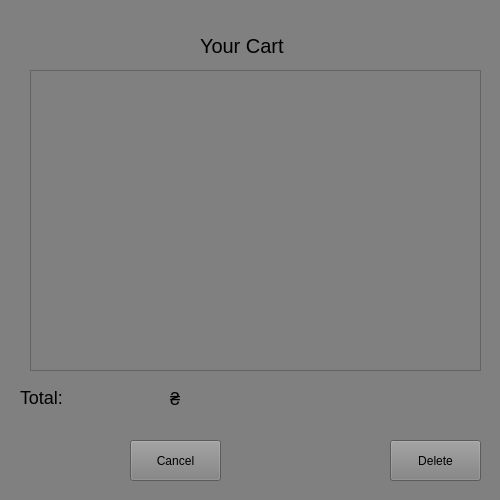
<?xml version="1.0" encoding="UTF-8"?>
<ui version="4.0">
 <class>CartWindow</class>
 <widget class="QWidget" name="CartWindow">
  <property name="geometry">
   <rect>
    <x>0</x>
    <y>0</y>
    <width>500</width>
    <height>500</height>
   </rect>
  </property>
  <property name="minimumSize">
   <size>
    <width>500</width>
    <height>500</height>
   </size>
  </property>
  <property name="maximumSize">
   <size>
    <width>500</width>
    <height>500</height>
   </size>
  </property>
  <property name="windowTitle">
   <string>Form</string>
  </property>
  <property name="styleSheet">
   <string notr="true">background-color: #808080;</string>
  </property>
  <widget class="QLabel" name="label">
   <property name="geometry">
    <rect>
     <x>200</x>
     <y>30</y>
     <width>91</width>
     <height>31</height>
    </rect>
   </property>
   <property name="styleSheet">
    <string notr="true">font-size: 20px;</string>
   </property>
   <property name="text">
    <string>Your Cart</string>
   </property>
  </widget>
  <widget class="QPushButton" name="Cart_cancel_btn">
   <property name="geometry">
    <rect>
     <x>130</x>
     <y>440</y>
     <width>91</width>
     <height>41</height>
    </rect>
   </property>
   <property name="text">
    <string>Cancel</string>
   </property>
  </widget>
  <widget class="QPushButton" name="Cart_Delete_Btn">
   <property name="geometry">
    <rect>
     <x>390</x>
     <y>440</y>
     <width>91</width>
     <height>41</height>
    </rect>
   </property>
   <property name="text">
    <string>Delete</string>
   </property>
  </widget>
  <widget class="QListWidget" name="CartlistWidget">
   <property name="geometry">
    <rect>
     <x>30</x>
     <y>70</y>
     <width>451</width>
     <height>301</height>
    </rect>
   </property>
  </widget>
  <widget class="QLabel" name="label_2">
   <property name="geometry">
    <rect>
     <x>20</x>
     <y>389</y>
     <width>51</width>
     <height>16</height>
    </rect>
   </property>
   <property name="styleSheet">
    <string notr="true">font-size: 18px
</string>
   </property>
   <property name="text">
    <string>Total:</string>
   </property>
  </widget>
  <widget class="QLabel" name="total_sum">
   <property name="geometry">
    <rect>
     <x>73</x>
     <y>390</y>
     <width>91</width>
     <height>16</height>
    </rect>
   </property>
   <property name="styleSheet">
    <string notr="true">font-size: 18px
</string>
   </property>
   <property name="text">
    <string>&lt;sum&gt;</string>
   </property>
  </widget>
  <widget class="QLabel" name="label_4">
   <property name="geometry">
    <rect>
     <x>170</x>
     <y>390</y>
     <width>16</width>
     <height>16</height>
    </rect>
   </property>
   <property name="styleSheet">
    <string notr="true">font-size: 18px
</string>
   </property>
   <property name="text">
    <string>₴</string>
   </property>
  </widget>
 </widget>
 <resources/>
 <connections/>
</ui>
